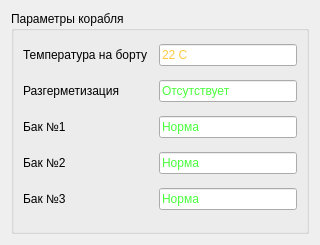
<?xml version="1.0" encoding="UTF-8"?>
<ui version="4.0">
 <class>Form</class>
 <widget class="QWidget" name="Form">
  <property name="geometry">
   <rect>
    <x>0</x>
    <y>0</y>
    <width>320</width>
    <height>241</height>
   </rect>
  </property>
  <property name="maximumSize">
   <size>
    <width>320</width>
    <height>290</height>
   </size>
  </property>
  <property name="windowTitle">
   <string>Form</string>
  </property>
  <layout class="QVBoxLayout" name="verticalLayout">
   <item>
    <widget class="QGroupBox" name="groupBox">
     <property name="minimumSize">
      <size>
       <width>280</width>
       <height>223</height>
      </size>
     </property>
     <property name="maximumSize">
      <size>
       <width>320</width>
       <height>290</height>
      </size>
     </property>
     <property name="title">
      <string>Параметры корабля</string>
     </property>
     <layout class="QVBoxLayout" name="verticalLayout_2">
      <item>
       <layout class="QHBoxLayout" name="horizontalLayout">
        <item>
         <widget class="QLabel" name="label">
          <property name="minimumSize">
           <size>
            <width>130</width>
            <height>30</height>
           </size>
          </property>
          <property name="maximumSize">
           <size>
            <width>130</width>
            <height>30</height>
           </size>
          </property>
          <property name="text">
           <string>Температура на борту</string>
          </property>
         </widget>
        </item>
        <item>
         <widget class="QLineEdit" name="lineEdit">
          <property name="styleSheet">
           <string notr="true">color: rgb(255, 202, 67);</string>
          </property>
          <property name="text">
           <string>22 С</string>
          </property>
          <property name="readOnly">
           <bool>true</bool>
          </property>
         </widget>
        </item>
       </layout>
      </item>
      <item>
       <layout class="QHBoxLayout" name="horizontalLayout_2">
        <item>
         <widget class="QLabel" name="label_2">
          <property name="minimumSize">
           <size>
            <width>130</width>
            <height>30</height>
           </size>
          </property>
          <property name="maximumSize">
           <size>
            <width>130</width>
            <height>30</height>
           </size>
          </property>
          <property name="text">
           <string>Разгерметизация</string>
          </property>
         </widget>
        </item>
        <item>
         <widget class="QLineEdit" name="lineEdit_2">
          <property name="styleSheet">
           <string notr="true">color: rgb(74, 255, 61);</string>
          </property>
          <property name="text">
           <string>Отсутствует</string>
          </property>
          <property name="readOnly">
           <bool>true</bool>
          </property>
         </widget>
        </item>
       </layout>
      </item>
      <item>
       <layout class="QHBoxLayout" name="horizontalLayout_3">
        <item>
         <widget class="QLabel" name="label_3">
          <property name="minimumSize">
           <size>
            <width>130</width>
            <height>30</height>
           </size>
          </property>
          <property name="maximumSize">
           <size>
            <width>130</width>
            <height>30</height>
           </size>
          </property>
          <property name="text">
           <string>Бак №1</string>
          </property>
         </widget>
        </item>
        <item>
         <widget class="QLineEdit" name="lineEdit_3">
          <property name="styleSheet">
           <string notr="true">color: rgb(74, 255, 61);</string>
          </property>
          <property name="text">
           <string>Норма</string>
          </property>
          <property name="readOnly">
           <bool>true</bool>
          </property>
         </widget>
        </item>
       </layout>
      </item>
      <item>
       <layout class="QHBoxLayout" name="horizontalLayout_4">
        <item>
         <widget class="QLabel" name="label_4">
          <property name="minimumSize">
           <size>
            <width>130</width>
            <height>30</height>
           </size>
          </property>
          <property name="maximumSize">
           <size>
            <width>130</width>
            <height>30</height>
           </size>
          </property>
          <property name="text">
           <string>Бак №2</string>
          </property>
         </widget>
        </item>
        <item>
         <widget class="QLineEdit" name="lineEdit_4">
          <property name="styleSheet">
           <string notr="true">color: rgb(74, 255, 61);</string>
          </property>
          <property name="text">
           <string>Норма</string>
          </property>
          <property name="readOnly">
           <bool>true</bool>
          </property>
         </widget>
        </item>
       </layout>
      </item>
      <item>
       <layout class="QHBoxLayout" name="horizontalLayout_5">
        <item>
         <widget class="QLabel" name="label_5">
          <property name="minimumSize">
           <size>
            <width>130</width>
            <height>30</height>
           </size>
          </property>
          <property name="maximumSize">
           <size>
            <width>130</width>
            <height>30</height>
           </size>
          </property>
          <property name="text">
           <string>Бак №3</string>
          </property>
         </widget>
        </item>
        <item>
         <widget class="QLineEdit" name="lineEdit_5">
          <property name="styleSheet">
           <string notr="true">color: rgb(74, 255, 61);</string>
          </property>
          <property name="text">
           <string>Норма</string>
          </property>
          <property name="readOnly">
           <bool>true</bool>
          </property>
         </widget>
        </item>
       </layout>
      </item>
      <item>
       <spacer name="verticalSpacer">
        <property name="orientation">
         <enum>Qt::Vertical</enum>
        </property>
        <property name="sizeHint" stdset="0">
         <size>
          <width>20</width>
          <height>40</height>
         </size>
        </property>
       </spacer>
      </item>
     </layout>
    </widget>
   </item>
  </layout>
 </widget>
 <resources/>
 <connections/>
</ui>
